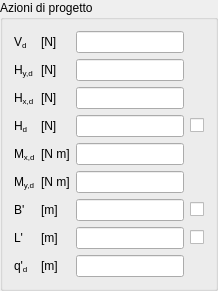
                 <widget class="QGroupBox" name="QLimLoadGBox">
                  <property name="title">
                   <string>Azioni di progetto</string>
                  </property>
                  <layout class="QGridLayout" name="gridLayout_13">
                   <item row="0" column="0">
                    <widget class="QLabelRichName" name="QLimVdLabel">
                     <property name="text">
                      <string>&lt;!DOCTYPE HTML PUBLIC &quot;-//W3C//DTD HTML 4.0//EN&quot; &quot;http://www.w3.org/TR/REC-html40/strict.dtd&quot;&gt;
&lt;html&gt;&lt;head&gt;&lt;/head&gt;
&lt;body&gt;
V&lt;span style=&quot; vertical-align:sub;&quot;&gt;d&lt;/span&gt;&lt;/body&gt;&lt;/html&gt;</string>
                     </property>
                    </widget>
                   </item>
                   <item row="0" column="1">
                    <widget class="QLabelUnitMeasure" name="QLimVdUMLabel">
                     <property name="text">
                      <string>&lt;html&gt;&lt;/head&gt;
&lt;body&gt;
[N]&lt;/body&gt;&lt;/html&gt;</string>
                     </property>
                    </widget>
                   </item>
                   <item row="0" column="2">
                    <widget class="QLineEditValue" name="QLimVdLEdit"/>
                   </item>
                   <item row="1" column="0">
                    <widget class="QLabelRichName" name="QLimHydLabel">
                     <property name="text">
                      <string>&lt;html&gt;&lt;/head&gt;
&lt;body&gt;
H&lt;span style=&quot; vertical-align:sub;&quot;&gt;y,d&lt;/span&gt;&lt;/body&gt;&lt;/html&gt;</string>
                     </property>
                    </widget>
                   </item>
                   <item row="1" column="1">
                    <widget class="QLabelUnitMeasure" name="QLimHydUMLabel">
                     <property name="text">
                      <string>&lt;html&gt;&lt;/head&gt;
&lt;body&gt;
[N]&lt;/body&gt;&lt;/html&gt;</string>
                     </property>
                    </widget>
                   </item>
                   <item row="1" column="2">
                    <widget class="QLineEditValue" name="QLimHydLEdit"/>
                   </item>
                   <item row="7" column="0">
                    <widget class="QLabelRichName" name="QLimBPrimeLabel">
                     <property name="text">
                      <string>&lt;!DOCTYPE HTML PUBLIC &quot;-//W3C//DTD HTML 4.0//EN&quot; &quot;http://www.w3.org/TR/REC-html40/strict.dtd&quot;&gt;
&lt;html&gt;&lt;head&gt;&lt;/head&gt;
&lt;body&gt;
B'&lt;/body&gt;&lt;/html&gt;</string>
                     </property>
                    </widget>
                   </item>
                   <item row="7" column="1">
                    <widget class="QLabelUnitMeasure" name="QLimBPrimeUMLabel">
                     <property name="text">
                      <string>&lt;html&gt;&lt;/head&gt;
&lt;body&gt;
[m]&lt;/body&gt;&lt;/html&gt;</string>
                     </property>
                    </widget>
                   </item>
                   <item row="7" column="2">
                    <widget class="QLineEditValue" name="QLimBPrimeLEdit"/>
                   </item>
                   <item row="7" column="3">
                    <widget class="QCheckBoxReadOnly" name="QLimBPrimeCheckBox">
                     <property name="text">
                      <string/>
                     </property>
                    </widget>
                   </item>
                   <item row="8" column="0">
                    <widget class="QLabelRichName" name="QLimLPrimeLabel">
                     <property name="text">
                      <string>&lt;!DOCTYPE HTML PUBLIC &quot;-//W3C//DTD HTML 4.0//EN&quot; &quot;http://www.w3.org/TR/REC-html40/strict.dtd&quot;&gt;
&lt;html&gt;&lt;head&gt;&lt;/head&gt;
&lt;body&gt;
L'&lt;/body&gt;&lt;/html&gt;</string>
                     </property>
                    </widget>
                   </item>
                   <item row="8" column="1">
                    <widget class="QLabelUnitMeasure" name="QLimLPrimeUMLabel">
                     <property name="text">
                      <string>&lt;html&gt;&lt;/head&gt;
&lt;body&gt;
[m]&lt;/body&gt;&lt;/html&gt;</string>
                     </property>
                    </widget>
                   </item>
                   <item row="8" column="2">
                    <widget class="QLineEditValue" name="QLimLPrimeLEdit"/>
                   </item>
                   <item row="8" column="3">
                    <widget class="QCheckBoxReadOnly" name="QLimLPrimeCheckBox">
                     <property name="text">
                      <string/>
                     </property>
                    </widget>
                   </item>
                   <item row="2" column="0">
                    <widget class="QLabelRichName" name="QLimHxdLabel">
                     <property name="text">
                      <string>&lt;html&gt;&lt;/head&gt;
&lt;body&gt;
H&lt;span style=&quot; vertical-align:sub;&quot;&gt;x,d&lt;/span&gt;&lt;/body&gt;&lt;/html&gt;</string>
                     </property>
                    </widget>
                   </item>
                   <item row="2" column="1">
                    <widget class="QLabelUnitMeasure" name="QLimHxdUMLabel">
                     <property name="text">
                      <string>&lt;html&gt;&lt;/head&gt;
&lt;body&gt;
[N]&lt;/body&gt;&lt;/html&gt;</string>
                     </property>
                    </widget>
                   </item>
                   <item row="2" column="2">
                    <widget class="QLineEditValue" name="QLimHxdLEdit"/>
                   </item>
                   <item row="5" column="0">
                    <widget class="QLabelRichName" name="QLimMydLabel">
                     <property name="text">
                      <string>&lt;html&gt;&lt;/head&gt;
&lt;body&gt;
M&lt;span style=&quot; vertical-align:sub;&quot;&gt;y,d&lt;/span&gt;&lt;/body&gt;&lt;/html&gt;</string>
                     </property>
                    </widget>
                   </item>
                   <item row="5" column="1">
                    <widget class="QLabelUnitMeasure" name="QLimMydUMLabel">
                     <property name="text">
                      <string>&lt;html&gt;&lt;/head&gt;
&lt;body&gt;
[N m]&lt;/body&gt;&lt;/html&gt;</string>
                     </property>
                    </widget>
                   </item>
                   <item row="5" column="2">
                    <widget class="QLineEditValue" name="QLimMydLEdit"/>
                   </item>
                   <item row="3" column="0">
                    <widget class="QLabelRichName" name="QLimHdLabel">
                     <property name="text">
                      <string>&lt;html&gt;&lt;/head&gt;
&lt;body&gt;
H&lt;span style=&quot; vertical-align:sub;&quot;&gt;d&lt;/span&gt;&lt;/body&gt;&lt;/html&gt;</string>
                     </property>
                    </widget>
                   </item>
                   <item row="3" column="1">
                    <widget class="QLabelUnitMeasure" name="QLimHdUMLabel">
                     <property name="text">
                      <string>&lt;html&gt;&lt;/head&gt;
&lt;body&gt;
[N]&lt;/body&gt;&lt;/html&gt;</string>
                     </property>
                    </widget>
                   </item>
                   <item row="3" column="2">
                    <widget class="QLineEditValue" name="QLimHdLEdit"/>
                   </item>
                   <item row="3" column="3">
                    <widget class="QCheckBoxReadOnly" name="QLimHdCheckBox">
                     <property name="text">
                      <string/>
                     </property>
                    </widget>
                   </item>
                   <item row="4" column="0">
                    <widget class="QLabelRichName" name="QLimMxdLabel">
                     <property name="text">
                      <string>&lt;html&gt;&lt;/head&gt;
&lt;body&gt;
M&lt;span style=&quot; vertical-align:sub;&quot;&gt;x,d&lt;/span&gt;&lt;/body&gt;&lt;/html&gt;</string>
                     </property>
                    </widget>
                   </item>
                   <item row="4" column="1">
                    <widget class="QLabelUnitMeasure" name="QLimMxdUMLabel">
                     <property name="text">
                      <string>&lt;html&gt;&lt;/head&gt;
&lt;body&gt;
[N m]&lt;/body&gt;&lt;/html&gt;</string>
                     </property>
                    </widget>
                   </item>
                   <item row="4" column="2">
                    <widget class="QLineEditValue" name="QLimMxdLEdit"/>
                   </item>
                   <item row="9" column="0">
                    <widget class="QLabelRichName" name="QLimqPrimedLabel">
                     <property name="text">
                      <string>&lt;html&gt;&lt;/head&gt;
&lt;body&gt;
q'&lt;span style=&quot; vertical-align:sub;&quot;&gt;d&lt;/span&gt;&lt;/body&gt;&lt;/html&gt;</string>
                     </property>
                    </widget>
                   </item>
                   <item row="9" column="1">
                    <widget class="QLabelUnitMeasure" name="QLimqPrimedUMLabel">
                     <property name="text">
                      <string>&lt;html&gt;&lt;/head&gt;
&lt;body&gt;
[m]&lt;/body&gt;&lt;/html&gt;</string>
                     </property>
                    </widget>
                   </item>
                   <item row="9" column="2">
                    <widget class="QLineEditValue" name="QLimqPrimedLEdit"/>
                   </item>
                  </layout>
                 </widget>
